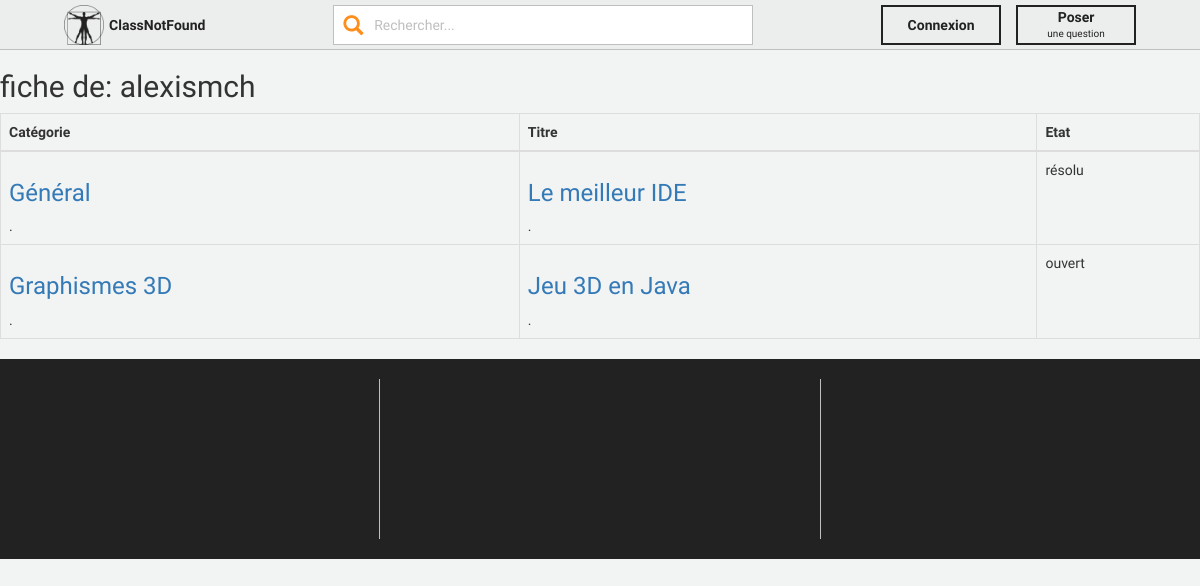
The page /user/alexismch on the database its author committed.
### tables this page shows
CREATE TABLE `users` (
  `user_id` int(11) NOT NULL,
  `name` varchar(255) NOT NULL,
  `firstname` varchar(255) NOT NULL,
  `username` varchar(255) NOT NULL,
  `email` varchar(255) NOT NULL,
  `passwd` varchar(255) NOT NULL,
  `isLocked` tinyint(4) NOT NULL DEFAULT '0' COMMENT '{0, 1}',
  `isAdmin` tinyint(4) NOT NULL DEFAULT '0' COMMENT '{0, 1}'
);

CREATE TABLE `questions` (
  `question_id` int(11) NOT NULL,
  `title` varchar(255) NOT NULL,
  `category_id` int(11) NOT NULL,
  `subject` varchar(255) NOT NULL,
  `creation_date` datetime NOT NULL,
  `state` char(1) NOT NULL DEFAULT 'o' COMMENT '{‘o’, ’s’, ‘d’}',
  `user_id` int(11) NOT NULL,
  `referer_question_id` int(11) DEFAULT NULL,
  `correct_answer_id` int(11) DEFAULT NULL
);

CREATE TABLE `categories` (
  `category_id` int(11) NOT NULL,
  `name` varchar(255) NOT NULL,
  `link_referer` varchar(255) DEFAULT NULL
);

### models/classes/Db.class.php (called while the page is built, shortened)
<?php
	class Db {
		private $_db;
		private function __construct() {
			$ini_array = parse_ini_file(PATH_MODELS."config.ini", true);
			$config['host'] = $ini_array['db']['host'];
			$config['dbname'] = $ini_array['db']['name'];
			$config['user'] = $ini_array['db']['user'];
			$config['pass'] = $ini_array['db']['passwd'];
			$pdo_options = array(PDO::ATTR_ERRMODE => PDO::ERRMODE_EXCEPTION,
				PDO::MYSQL_ATTR_INIT_COMMAND => 'SET NAMES utf8');
			try {
				$this->_db = new PDO('mysql:host='.$config['host'].';dbname='.$config['dbname'], $config['user'], $config['pass'], $pdo_options);
			} catch (Exception $e) {
				exit('Error : '.$e->getMessage());
			}
		}
		public function getCategoryById($category_id){
            $request = $this->_db->prepare("SELECT c.name,c.link_referer FROM class_not_found.categories c WHERE c.category_id = :category_id");
            $request->bindValue("category_id",$category_id,PDO::PARAM_INT);
            $request->execute();
		    $cat = $request->fetch();
			return $cat;
		}
        public function getQuestionsUser($userID){
            $request= $this->_db->prepare("SELECT q.*
							FROM class_not_found.questions q
							WHERE q.user_id=:userID
	  					ORDER BY q.creation_date DESC");
            $request->bindValue("userID",$userID,PDO::PARAM_INT);
            $request->execute();
            $quests =  $request->fetchAll();
			return $quests;
        }
        public function getUser($username) {
            $request = $this->_db->prepare("SELECT * FROM class_not_found.users u WHERE u.username = :username");
            $request->bindValue('username', $username, PDO::PARAM_STR);
            $request->execute();
            $user = $request->fetch();
            $user = new User($user['user_id'], $user['name'], $user['firstname'], $user['username'], $user['email'], $user['passwd'], $user['isLocked'], $user['isAdmin']);
	        return $user;
        }
	}

### models/classes/User.class.php (called while the page is built, shortened)
<?php
	class User {
	    private $_id;
	    private $_username;
		public function __construct($_id, $_name, $_firstname, $_username, $_email, $_passwd, $_isLocked, $_isAdmin) {
			$this->_id = $_id;
			$this->_username = $_username;
		}
		public function getId() {
			return $this->_id;
		}
		public function getUsername() {
			return $this->_username;
		}
	}

### models/classes/GlobalFunctions.class.php (called while the page is built, shortened)
<?php
	class GlobalFunctions {
		public function clean($string) {
			$string = strtolower($string);
			$string = str_replace(' ', '-', $string);
			$string = iconv('utf-8','ASCII//IGNORE//TRANSLIT', $string);
			$string = preg_replace('/[^A-Za-z0-9\-]/', '', $string);
			return rtrim($string,"- ");
		}
	}

### views/user.php (the view, shortened to what this page needs)
<div class="user">
    <h2>fiche de: <?php echo $this->_user->getUsername(); ?></h2>
    <p>
        <table class="table table-bordered">
        <thead>
        <tr>
            <th>Catégorie</th>
            <th>Titre</th>
            <th>Etat</th>
        </tr>
        </thead>
        <tbody>
        <?php
            foreach($this->_questions as $i =>$question){
                echo'<tr>';
                echo'<td><a href="/category/' .$this->_global['db']->getCategoryById($question['category_id'])['link_referer']. '"><h3>' . $this->_global['db']->getCategoryById($question['category_id'])['name']. '</h3></a>.</td>';
                echo'<td><a href="/question/' .$question['question_id'].'/'.$this->_global['fn']->clean($question['title']) . '"><h3>' . $question['title'] . '</h3></a>.</td>';
                echo '<td>'.(($question['state']==='o') ? 'ouvert':(($question['state']==='d')?'dupliqué':'résolu')).'</td>';
                echo'</tr>';
            }
        ?>
        </tbody>
    </table>
</div>

### views/css/menu.css (style rules this page uses)
body { padding: 0; padding-top: 50px; margin: 0; outline: 0 !important; font-family: 'Comfortaa', cursive !important; background: #F2F3F3 !important; user-select: none; }

### rows shown on the page
users: username "alexismch"
questions: category.name "Général", title "Le meilleur IDE", state "résolu"
questions: category.name "Graphismes 3D", title "Jeu 3D en Java", state "ouvert"
